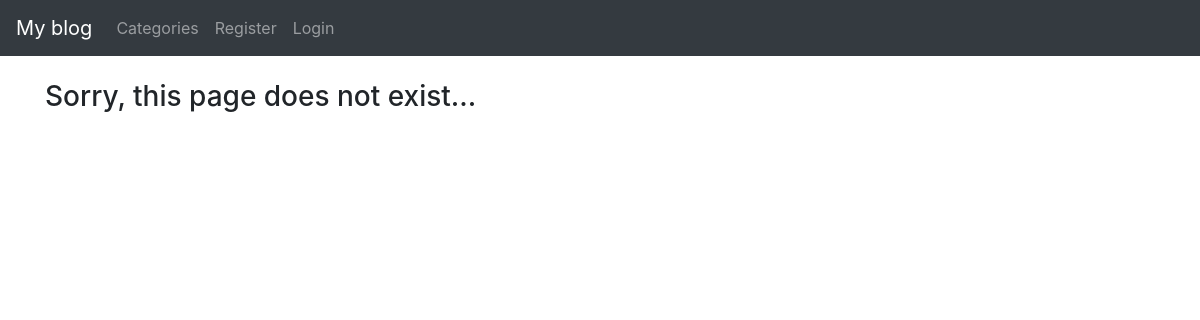
Before: /category/method/ with the older database file.
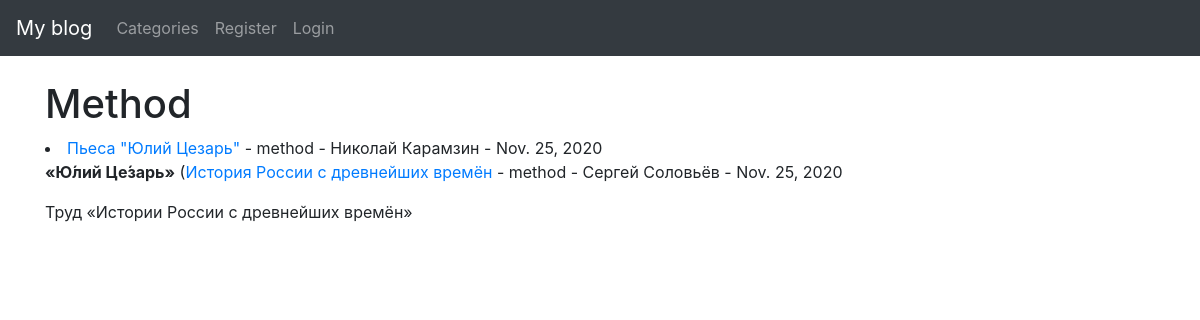
After: the same page with the newer database file.
### theblog/models.py (models this page shows, shortened)
class Post(models.Model):
    title = models.CharField(max_length=255)
    header_image = models.ImageField(null=True, blank=True, upload_to="images/")
    title_tag = models.CharField(max_length=255, default="My blog")
    author = models.ForeignKey(User, on_delete=models.CASCADE)
    body = RichTextField(blank=True, null=True)
    post_date = models.DateField(auto_now_add=True)
    category = models.CharField(max_length=255, default='coding')
    snippet = models.CharField(max_length=255)
    likes = models.ManyToManyField(User, related_name='blog_posts')

### theblog/views.py (the view)
# urls.py: path('category/<str:cats>/', CategoryView, name='category'),
def CategoryView(request, cats):
    category_posts = Post.objects.filter(category=cats.replace('-', ' '))
    return render(request, 'categories.html', {'cats': cats.title().replace('-', ' '), 'category_posts': category_posts})

### theblog/templates/categories.html (shortened to what this page needs)
{% extends 'base.html'  %}
{% block content %}
    {% if category_posts %}
        <h1>{{ cats }}</h1>
        {% for post in category_posts %}
            <li><a href="{% url 'article_detail' post.pk %}">{{ post.title }}</a> -
                {{ post.category }} -
                {{ post.author.first_name }}
                {{ post.author.last_name }} -
                {{ post.post_date }} <br/>
                {{ post.body|slice:":200"|safe }}
            </li>
        {% endfor %}
    {% else %}
        <h3>Sorry, this page does not exist...</h3>
    {% endif %}
{% endblock %}

### theblog/templates/base.html (shortened to what this page needs)
<!doctype html>
<html lang="en">
  <head>
    <link rel="stylesheet" href="https://cdn.jsdelivr.net/npm/bootstrap@4.5.3/dist/css/bootstrap.min.css">
  </head>
  <body>
    <nav class="navbar navbar-expand-lg navbar-dark bg-dark">
        <a class="navbar-brand" href="{% url 'home' %}">My blog</a>
        <div class="collapse navbar-collapse" id="navbarSupportedContent">
          <ul class="navbar-nav mr-auto">
            {% if cat_menu %}
            <li class="nav-item dropdown">
              <a class="nav-link dropdown-toggle" href="#" id="navbarDropdown" role="button" data-toggle="dropdown" aria-haspopup="true" aria-expanded="false">
                Categories
              </a>
              <div class="dropdown-menu" aria-labelledby="navbarDropdown">
                {% for item in cat_menu %}
                  <a class="dropdown-item" href="{% url 'category' item|slugify %}">{{ item }}</a>
                {% endfor %}
              </div>
            </li>
            {% else %}
            <li class="nav-item">
              <a class="nav-link" href="{% url 'category-list' %}">Categories</a>
            </li>
            {% endif %}
            {% if user.is_authenticated %}
              <li class="nav-item">
                <a class="nav-link" href="{% url 'add_post' %}">Add Post</a>
              </li>
              <li class="nav-item">
                <a class="nav-link" href="{% url 'add_category' %}">Add Category</a>
              </li>
            {% else %}
              <li class="nav-item">
                <a class="nav-link" href="{% url 'register' %}">Register</a>
              </li>
              <li class="nav-item">
                <a class="nav-link" href="{% url 'login' %}">Login</a>
              </li>
            {% endif %}
          </ul>
        </div>
    </nav>
    <br/>
    <div class="container">
        {% block content %}
        {% endblock %}
    </div>
  </body>
</html>

Changed rows visible on the page:
added Post: title "Пьеса \"Юлий Цезарь\"", category "method", author.first_name "Николай", author.last_name "Карамзин", post_date "Nov. 25, 2020", body "«Ю́лий Це́зарь» ("
added Post: title "История России с древнейших времён", category "method", author.first_name "Сергей", author.last_name "Соловьёв", post_date "Nov. 25, 2020", body "Труд «Истории России с древнейших времён»"
Other visible differences:
{{ cats }}: (not shown) → "Method"
text no longer shown: "Sorry, this page does not exist..."
